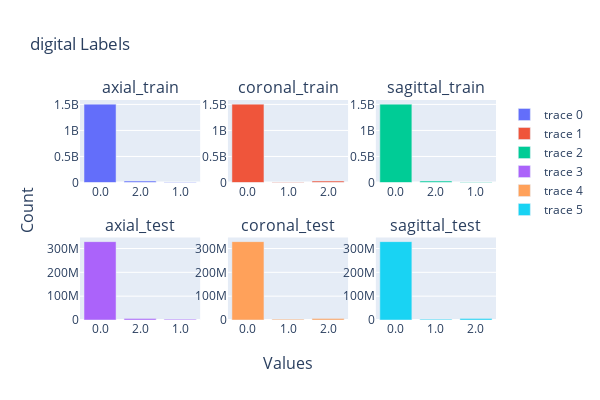

Notebook cell for this chart:
### Code cell
import plotly.graph_objects as go
from plotly.subplots import make_subplots
plt.figure(figsize=(14, 6))
subplot_titles = list()
for j, split in enumerate(['train', 'test']):
    for i, plane in enumerate(['axial', 'coronal', 'sagittal']):
        subplot_titles.append(f'{plane}_{split}')
fig = make_subplots(rows=2, cols=3, subplot_titles=subplot_titles,  x_title='Values', y_title='Count')
for j, split in enumerate(['train', 'test']):
    for i, plane in enumerate(['axial', 'coronal', 'sagittal']):
        values = list(plan_dig_dict_sum[plane][split].keys())
        counts = list(plan_dig_dict_sum[plane][split].values())
        data = go.Bar(x=values, y=counts)
        # data = go.Scatter(x=[1, 2, 3], y=[4, 5, 6])
        fig.add_trace(data, row=j + 1, col=i + 1)

fig.update_layout(height=400, width=600, title_text="digital Labels")
fig.show()

### Figure 1 — Plotly figure (JSON) as saved in the notebook; plotly's stock layout.template omitted (floating-point values rounded to 4 significant figures)
{"data": [{"type": "bar", "x": ["0.0", "2.0", "1.0"], "xaxis": "x", "y": [1505587406, 26755776, 8958258], "yaxis": "y"}, {"type": "bar", "x": ["0.0", "1.0", "2.0"], "xaxis": "x2", "y": [1505587406, 8958258, 26755776], "yaxis": "y2"}, {"type": "bar", "x": ["0.0", "2.0", "1.0"], "xaxis": "x3", "y": [1505587406, 26755776, 8958258], "yaxis": "y3"}, {"type": "bar", "x": ["0.0", "2.0", "1.0"], "xaxis": "x4", "y": [328845121, 6055394, 3625925], "yaxis": "y4"}, {"type": "bar", "x": ["0.0", "1.0", "2.0"], "xaxis": "x5", "y": [328845121, 3625925, 6055394], "yaxis": "y5"}, {"type": "bar", "x": ["0.0", "1.0", "2.0"], "xaxis": "x6", "y": [328845121, 3625925, 6055394], "yaxis": "y6"}], "layout": {"annotations": [{"font": {"size": 16}, "showarrow": false, "text": "axial_train", "x": 0.1444, "xanchor": "center", "xref": "paper", "y": 1, "yanchor": "bottom", "yref": "paper"}, {"font": {"size": 16}, "showarrow": false, "text": "coronal_train", "x": 0.5, "xanchor": "center", "xref": "paper", "y": 1, "yanchor": "bottom", "yref": "paper"}, {"font": {"size": 16}, "showarrow": false, "text": "sagittal_train", "x": 0.8556, "xanchor": "center", "xref": "paper", "y": 1, "yanchor": "bottom", "yref": "paper"}, {"font": {"size": 16}, "showarrow": false, "text": "axial_test", "x": 0.1444, "xanchor": "center", "xref": "paper", "y": 0.375, "yanchor": "bottom", "yref": "paper"}, {"font": {"size": 16}, "showarrow": false, "text": "coronal_test", "x": 0.5, "xanchor": "center", "xref": "paper", "y": 0.375, "yanchor": "bottom", "yref": "paper"}, {"font": {"size": 16}, "showarrow": false, "text": "sagittal_test", "x": 0.8556, "xanchor": "center", "xref": "paper", "y": 0.375, "yanchor": "bottom", "yref": "paper"}, {"font": {"size": 16}, "showarrow": false, "text": "Values", "x": 0.5, "xanchor": "center", "xref": "paper", "y": 0, "yanchor": "top", "yref": "paper", "yshift": -30}, {"font": {"size": 16}, "showarrow": false, "text": "Count", "textangle": -90, "x": 0, "xanchor": "right", "xref": "paper", "xshift": -40, "y": 0.5, "yanchor": "middle", "yref": "paper"}], "height": 400, "title": {"text": "digital Labels"}, "width": 600, "xaxis": {"anchor": "y", "domain": [0, 0.2889]}, "xaxis2": {"anchor": "y2", "domain": [0.3556, 0.6444]}, "xaxis3": {"anchor": "y3", "domain": [0.7111, 1]}, "xaxis4": {"anchor": "y4", "domain": [0, 0.2889]}, "xaxis5": {"anchor": "y5", "domain": [0.3556, 0.6444]}, "xaxis6": {"anchor": "y6", "domain": [0.7111, 1]}, "yaxis": {"anchor": "x", "domain": [0.625, 1]}, "yaxis2": {"anchor": "x2", "domain": [0.625, 1]}, "yaxis3": {"anchor": "x3", "domain": [0.625, 1]}, "yaxis4": {"anchor": "x4", "domain": [0, 0.375]}, "yaxis5": {"anchor": "x5", "domain": [0, 0.375]}, "yaxis6": {"anchor": "x6", "domain": [0, 0.375]}}}
